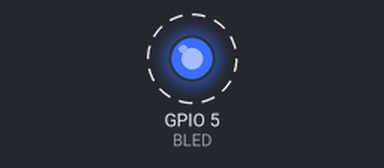
Simulated run of this program. Board: ESP32. On the bench: output pins drawn as LEDs (lit = HIGH). Dashed ring = blinking. WiFi joins after 1.5 s; servers stay silent unless stated; what the program prints to the serial monitor is not drawn.

Above: at 2.0 s.
Timing chart, 0 to 6.1 s (numbered marks = the images above):
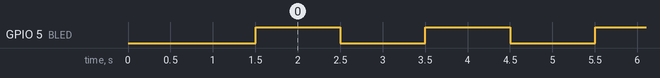

Measured:
- by itself, GPIO 5 (BLED): alternates HIGH for 1.0 s and LOW for 1.0 s

The program:

main.cpp
```cpp
#include <Arduino.h>
#include <HTTPClient.h>
#include <ArduinoJson.h>

#define BLED 5

TaskHandle_t TaskA = NULL;
TaskHandle_t TaskB = NULL;

const char *ssid = "Qwerty";
const char *password = "12345678";

int btw = 1000;

const String url = "https://exceed-hardware-stamp465.koyeb.app/leddelay";

void Connect_Wifi();

void GET_Btw(void *param){
  while (1) {
    DynamicJsonDocument doc(512);
    HTTPClient http;
    http.begin(url);
    int httpResponseCode = http.GET();
    if (httpResponseCode >= 200 && httpResponseCode < 300) {
        String payload = http.getString();
        deserializeJson(doc,payload);
        btw = doc["value"].as<int>();
        Serial.println(btw);
    }
    else {
        Serial.print("Error code: ");
        Serial.println(httpResponseCode);
    }
    vTaskDelay(5000);
  }
}

void BLight_Set(void *param) {
  while (1) {
    digitalWrite(BLED, 1);
    vTaskDelay(btw);
    digitalWrite(BLED, 0);
    vTaskDelay(btw);
  }
}

void setup() {
    Serial.begin(115200);
    pinMode(BLED, OUTPUT);
    digitalWrite(BLED, 0);
    Connect_Wifi();

    xTaskCreatePinnedToCore(GET_Btw, "GET_Btw", 10000, NULL, 1, &TaskA, 0);
    xTaskCreatePinnedToCore(BLight_Set, "Builtin_LED", 1000, NULL, 1, &TaskB, 1);
}

void loop() {

}

void Connect_Wifi() {
  WiFi.begin(ssid, password);
  Serial.print("Connecting to WiFi");
  while (WiFi.status() != WL_CONNECTED) {
      delay(500);
      Serial.print(".");
  }
  Serial.print("OK! IP=");
  Serial.println(WiFi.localIP());
}
```
